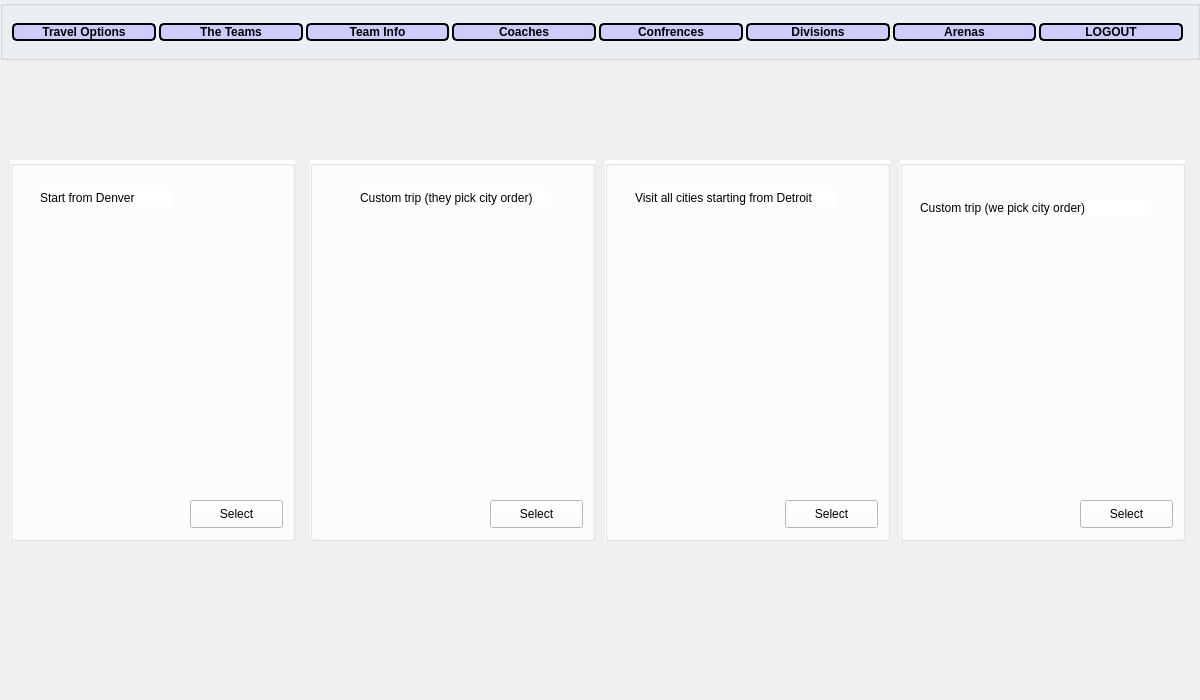
<?xml version="1.0" encoding="UTF-8"?>
<ui version="4.0">
 <class>user</class>
 <widget class="QWidget" name="user">
  <property name="geometry">
   <rect>
    <x>0</x>
    <y>0</y>
    <width>1200</width>
    <height>700</height>
   </rect>
  </property>
  <property name="windowTitle">
   <string>Form</string>
  </property>
  <widget class="QStackedWidget" name="stackedWidget">
   <property name="geometry">
    <rect>
     <x>0</x>
     <y>60</y>
     <width>1200</width>
     <height>640</height>
    </rect>
   </property>
   <widget class="QWidget" name="mainPage">
    <property name="styleSheet">
     <string notr="true"/>
    </property>
    <widget class="QGroupBox" name="package1">
     <property name="geometry">
      <rect>
       <x>10</x>
       <y>100</y>
       <width>285</width>
       <height>381</height>
      </rect>
     </property>
     <property name="styleSheet">
      <string notr="true">background-color:#ffffff;
color:black;</string>
     </property>
     <property name="title">
      <string/>
     </property>
     <widget class="QLabel" name="label">
      <property name="geometry">
       <rect>
        <x>30</x>
        <y>30</y>
        <width>131</width>
        <height>16</height>
       </rect>
      </property>
      <property name="text">
       <string>Start from Denver</string>
      </property>
     </widget>
     <widget class="QPushButton" name="pushButton">
      <property name="geometry">
       <rect>
        <x>180</x>
        <y>340</y>
        <width>93</width>
        <height>28</height>
       </rect>
      </property>
      <property name="text">
       <string>Select</string>
      </property>
     </widget>
    </widget>
    <widget class="QGroupBox" name="package2">
     <property name="geometry">
      <rect>
       <x>310</x>
       <y>100</y>
       <width>285</width>
       <height>381</height>
      </rect>
     </property>
     <property name="styleSheet">
      <string notr="true">background-color:#ffffff;
color:black;</string>
     </property>
     <property name="title">
      <string/>
     </property>
     <widget class="QLabel" name="label_2">
      <property name="geometry">
       <rect>
        <x>50</x>
        <y>30</y>
        <width>191</width>
        <height>16</height>
       </rect>
      </property>
      <property name="text">
       <string>Custom trip (they pick city order)</string>
      </property>
     </widget>
     <widget class="QPushButton" name="pushButton_2">
      <property name="geometry">
       <rect>
        <x>180</x>
        <y>340</y>
        <width>93</width>
        <height>28</height>
       </rect>
      </property>
      <property name="text">
       <string>Select</string>
      </property>
     </widget>
    </widget>
    <widget class="QGroupBox" name="package3">
     <property name="geometry">
      <rect>
       <x>605</x>
       <y>100</y>
       <width>285</width>
       <height>381</height>
      </rect>
     </property>
     <property name="styleSheet">
      <string notr="true">background-color:#ffffff;
color:black;</string>
     </property>
     <property name="title">
      <string/>
     </property>
     <widget class="QLabel" name="label_3">
      <property name="geometry">
       <rect>
        <x>30</x>
        <y>30</y>
        <width>201</width>
        <height>16</height>
       </rect>
      </property>
      <property name="text">
       <string>Visit all cities starting from Detroit</string>
      </property>
     </widget>
     <widget class="QPushButton" name="pushButton_3">
      <property name="geometry">
       <rect>
        <x>180</x>
        <y>340</y>
        <width>93</width>
        <height>28</height>
       </rect>
      </property>
      <property name="text">
       <string>Select</string>
      </property>
     </widget>
    </widget>
    <widget class="QGroupBox" name="package4">
     <property name="geometry">
      <rect>
       <x>900</x>
       <y>100</y>
       <width>285</width>
       <height>381</height>
      </rect>
     </property>
     <property name="styleSheet">
      <string notr="true">background-color:#ffffff
</string>
     </property>
     <property name="title">
      <string/>
     </property>
     <widget class="QLabel" name="label_4">
      <property name="geometry">
       <rect>
        <x>20</x>
        <y>40</y>
        <width>231</width>
        <height>16</height>
       </rect>
      </property>
      <property name="text">
       <string>Custom trip (we pick city order)</string>
      </property>
     </widget>
     <widget class="QPushButton" name="pushButton_4">
      <property name="geometry">
       <rect>
        <x>180</x>
        <y>340</y>
        <width>93</width>
        <height>28</height>
       </rect>
      </property>
      <property name="text">
       <string>Select</string>
      </property>
     </widget>
    </widget>
    <widget class="QLabel" name="BackgroundImageVolcano">
     <property name="geometry">
      <rect>
       <x>-6</x>
       <y>-48</y>
       <width>1279</width>
       <height>769</height>
      </rect>
     </property>
     <property name="styleSheet">
      <string notr="true"/>
     </property>
     <property name="text">
      <string/>
     </property>
    </widget>
    <zorder>BackgroundImageVolcano</zorder>
    <zorder>package1</zorder>
    <zorder>package2</zorder>
    <zorder>package3</zorder>
    <zorder>package4</zorder>
   </widget>
  </widget>
  <widget class="QGroupBox" name="pushButtonGroup">
   <property name="geometry">
    <rect>
     <x>0</x>
     <y>0</y>
     <width>1200</width>
     <height>60</height>
    </rect>
   </property>
   <property name="styleSheet">
    <string notr="true">background-color: #ecf1f5;
color:black;</string>
   </property>
   <property name="title">
    <string/>
   </property>
   <widget class="QWidget" name="layoutWidget">
    <property name="geometry">
     <rect>
      <x>12</x>
      <y>20</y>
      <width>1171</width>
      <height>24</height>
     </rect>
    </property>
    <layout class="QHBoxLayout" name="horizontalLayout" stretch="0,0,0,0,0,0,0,0">
     <property name="spacing">
      <number>3</number>
     </property>
     <item>
      <widget class="QPushButton" name="travelPackButton">
       <property name="font">
        <font>
         <pointsize>9</pointsize>
         <weight>75</weight>
         <bold>true</bold>
        </font>
       </property>
       <property name="styleSheet">
        <string notr="true">background-color:#ccccff;
border-style: solid;
border-color: black;
border-width: 2px;
border-radius: 5px;</string>
       </property>
       <property name="text">
        <string>Travel Options</string>
       </property>
      </widget>
     </item>
     <item>
      <widget class="QPushButton" name="teamButton">
       <property name="maximumSize">
        <size>
         <width>16777215</width>
         <height>16777215</height>
        </size>
       </property>
       <property name="font">
        <font>
         <pointsize>9</pointsize>
         <weight>75</weight>
         <bold>true</bold>
        </font>
       </property>
       <property name="styleSheet">
        <string notr="true">background-color:#ccccff;
border-style: solid;
border-color: black;
border-width: 2px;
border-radius: 5px;</string>
       </property>
       <property name="text">
        <string>The Teams</string>
       </property>
      </widget>
     </item>
     <item>
      <widget class="QPushButton" name="infoButton">
       <property name="maximumSize">
        <size>
         <width>16777215</width>
         <height>16777215</height>
        </size>
       </property>
       <property name="font">
        <font>
         <pointsize>9</pointsize>
         <weight>75</weight>
         <bold>true</bold>
        </font>
       </property>
       <property name="styleSheet">
        <string notr="true">background-color:#ccccff;
border-style: solid;
border-color: black;
border-width: 2px;
border-radius: 5px;</string>
       </property>
       <property name="text">
        <string>Team Info</string>
       </property>
      </widget>
     </item>
     <item>
      <widget class="QPushButton" name="coachButton">
       <property name="maximumSize">
        <size>
         <width>16777215</width>
         <height>16777215</height>
        </size>
       </property>
       <property name="font">
        <font>
         <pointsize>9</pointsize>
         <weight>75</weight>
         <bold>true</bold>
        </font>
       </property>
       <property name="styleSheet">
        <string notr="true">background-color:#ccccff;
border-style: solid;
border-color: black;
border-width: 2px;
border-radius: 5px;</string>
       </property>
       <property name="text">
        <string>Coaches</string>
       </property>
      </widget>
     </item>
     <item>
      <widget class="QPushButton" name="confrenceButton">
       <property name="maximumSize">
        <size>
         <width>16777215</width>
         <height>16777215</height>
        </size>
       </property>
       <property name="font">
        <font>
         <pointsize>9</pointsize>
         <weight>75</weight>
         <bold>true</bold>
        </font>
       </property>
       <property name="styleSheet">
        <string notr="true">background-color:#ccccff;
border-style: solid;
border-color: black;
border-width: 2px;
border-radius: 5px;</string>
       </property>
       <property name="text">
        <string>Confrences</string>
       </property>
      </widget>
     </item>
     <item>
      <widget class="QPushButton" name="divisionButton">
       <property name="maximumSize">
        <size>
         <width>16777215</width>
         <height>16777215</height>
        </size>
       </property>
       <property name="font">
        <font>
         <pointsize>9</pointsize>
         <weight>75</weight>
         <bold>true</bold>
        </font>
       </property>
       <property name="styleSheet">
        <string notr="true">background-color:#ccccff;
border-style: solid;
border-color: black;
border-width: 2px;
border-radius: 5px;</string>
       </property>
       <property name="text">
        <string>Divisions</string>
       </property>
      </widget>
     </item>
     <item>
      <widget class="QPushButton" name="arenaButton">
       <property name="maximumSize">
        <size>
         <width>16777215</width>
         <height>16777215</height>
        </size>
       </property>
       <property name="font">
        <font>
         <pointsize>9</pointsize>
         <weight>75</weight>
         <bold>true</bold>
        </font>
       </property>
       <property name="styleSheet">
        <string notr="true">background-color:#ccccff;
border-style: solid;
border-color: black;
border-width: 2px;
border-radius: 5px;</string>
       </property>
       <property name="text">
        <string>Arenas</string>
       </property>
      </widget>
     </item>
     <item>
      <widget class="QPushButton" name="logoutButton">
       <property name="font">
        <font>
         <pointsize>9</pointsize>
         <weight>75</weight>
         <bold>true</bold>
        </font>
       </property>
       <property name="styleSheet">
        <string notr="true">background-color:#ccccff;
border-style: solid;
border-color: black;
border-width: 2px;
border-radius: 5px;</string>
       </property>
       <property name="text">
        <string>LOGOUT</string>
       </property>
      </widget>
     </item>
    </layout>
   </widget>
  </widget>
 </widget>
 <resources/>
 <connections/>
</ui>
